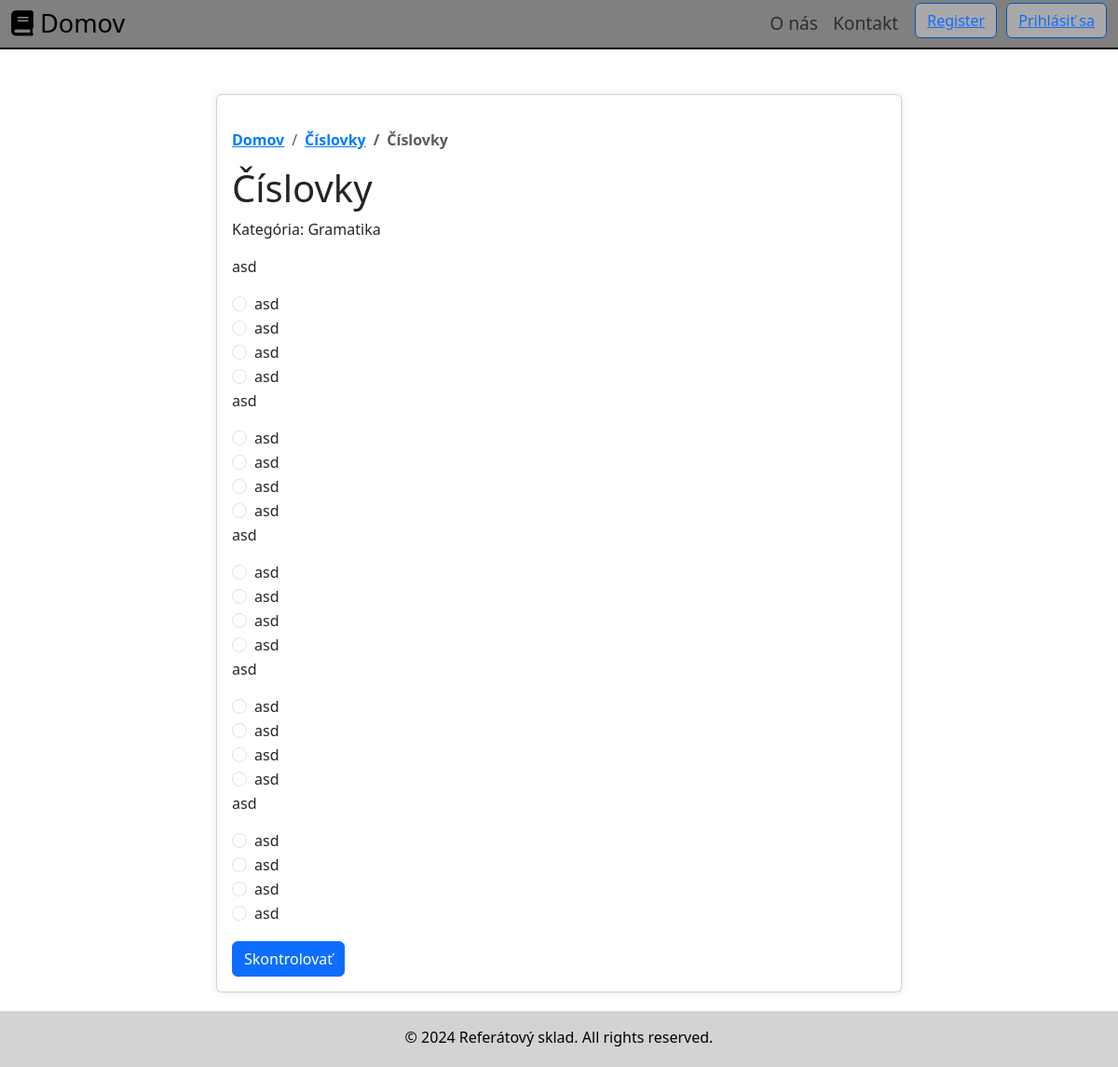
Before: /view_test.php?referat_id=18 with the older database file.
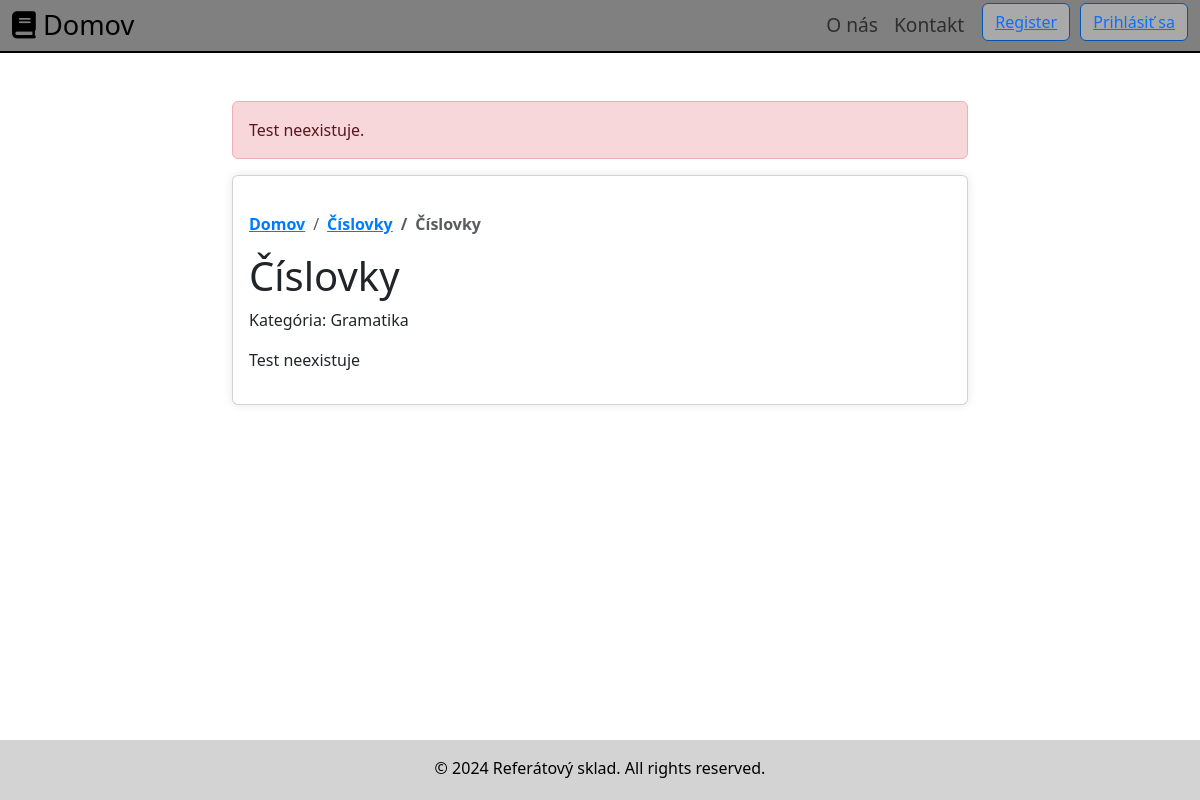
After: the same page with the newer database file.
### tables this page shows
CREATE TABLE `referaty` (
  `referat_id` int(11) NOT NULL,
  `user_id` int(11) NOT NULL,
  `category_id` int(11) NOT NULL,
  `title` varchar(128) NOT NULL,
  `created_at` timestamp NOT NULL DEFAULT current_timestamp(),
  `skola` varchar(100) NOT NULL,
  `content` longtext NOT NULL
);

CREATE TABLE `category` (
  `category_id` int(11) NOT NULL,
  `category_name` varchar(255) NOT NULL,
  `parent_category_id` int(11) DEFAULT NULL
);

CREATE TABLE `questions` (
  `question_id` int(11) NOT NULL,
  `test_id` int(11) NOT NULL,
  `question_text` text NOT NULL
);

CREATE TABLE `answers` (
  `answer_id` int(11) NOT NULL,
  `question_id` int(11) NOT NULL,
  `answer_text` text NOT NULL,
  `is_correct` tinyint(1) DEFAULT NULL
);

### view_test.php (the view, shortened to what this page needs)
<?php
$mysqli = require __DIR__ . "/connect.php";
$errors = [];
if (isset($_GET['referat_id'])) {
    $referat_id = $_GET['referat_id'];
    $sql = "SELECT referaty.*, category.category_name
            FROM referaty
            JOIN category ON referaty.category_id = category.category_id
            WHERE referaty.referat_id = $referat_id";
    $result = $mysqli->query($sql);
    if ($result && $result->num_rows > 0) {
        $paperDetails = $result->fetch_assoc();
        $testSql = "SELECT * FROM tests WHERE referat_id = $referat_id";
        $testResult = $mysqli->query($testSql);
        if ($testResult && $testResult->num_rows > 0) {
            $testDetails = $testResult->fetch_assoc();
            $questions = [];
            $answers = [];
            $questionsSql = "SELECT * FROM questions WHERE test_id = {$testDetails['test_id']}";
            $questionsResult = $mysqli->query($questionsSql);
            if ($questionsResult && $questionsResult->num_rows > 0) {
                while ($row = $questionsResult->fetch_assoc()) {
                    $questions[] = $row;
                    $answersSql = "SELECT * FROM answers WHERE question_id = {$row['question_id']}";
                    $answersResult = $mysqli->query($answersSql);
                    if ($answersResult && $answersResult->num_rows > 0) {
                        while ($answerRow = $answersResult->fetch_assoc()) {
                            $answerRow['is_selected'] = false;
                            $answers[$row['question_id']][] = $answerRow;
                        }
                    }
                }
            }
        } else {
            $errors[] = "Test neexistuje.";
        }
    } else {
        $errors[] = "Referát neexistuje.";
    }
} else {
    $errors[] = "Invalid request.";
}
?>
<!DOCTYPE html>
<html lang="sk">
<head>
    <link href="https://cdn.jsdelivr.net/npm/bootstrap@5.3.0-alpha1/dist/css/bootstrap.min.css" rel="stylesheet">
</head>
<body>
<?php require_once("header.php"); ?>
<div class="container mt-5">
    <div class="row justify-content-center">
        <div class="col-md-8">
            <?php foreach ($errors as $error): ?>
                <div class="alert alert-danger error-message" role="alert">
                    <?php echo $error; ?>
                </div>
            <?php endforeach; ?>
            <div class="card">
                <div class="card-body">
                    <nav aria-label="breadcrumb">
                        <ol class="breadcrumb">
                            <li class="breadcrumb-item"><a href="home.php">Domov</a></li>
                            <li class="breadcrumb-item"><a href="view_paper.php?referat_id=<?php echo $paperDetails['referat_id']; ?>"><?php echo $paperDetails["title"];?></a></li>
                            <li class="breadcrumb-item active" aria-current="page"><?php echo isset($paperDetails['title']) ? $paperDetails['title'] : ''; ?></li>
                        </ol>
                    </nav>
                    <h1 class="card-title"><?php echo $paperDetails['title']; ?></h1>
                    <p class="card-text">Kategória: <?php echo $paperDetails['category_name']; ?></p>
                    <?php if (!empty($questions)): ?>
                        <form method="post">
                            <?php foreach ($questions as $question): ?>
                                <p><?php echo $question['question_text']; ?></p>
                                <?php if (isset($answers[$question['question_id']])): ?>
                                    <?php foreach ($answers[$question['question_id']] as $answer): ?>
                                        <div class="form-check">
                                            <input class="form-check-input" type="radio" name="answer[<?php echo $question['question_id']; ?>]" value="<?php echo $answer['answer_id']; ?>" id="answer_<?php echo $answer['answer_id']; ?>" <?php echo $answer['is_selected'] ? 'checked' : ''; ?> required>
                                            <label class="form-check-label <?php echo $answer['is_selected'] && $answer['is_correct'] ? 'correct-answer' : ($answer['is_selected'] ? 'wrong-answer' : ''); ?>" for="answer_<?php echo $answer['answer_id']; ?>">
                                                <?php echo $answer['answer_text']; ?>
                                            </label>
                                        </div>
                                    <?php endforeach; ?>
                                <?php endif; ?>
                            <?php endforeach; ?>
                            <button type="submit" class="btn btn-primary mt-3">Skontrolovať</button>
                        </form>
                    <?php else: ?>
                        <p>Test neexistuje</p>
                    <?php endif; ?>
                </div>
            </div>
        </div>
    </div>
</div>
<footer class="text-center py-3 fixed-bottom">
    <p class="mb-0">© <?php echo date("Y"); ?> Referátový sklad. All rights reserved.</p>
</footer>
</body>
</html>

### header.php (shortened to what this page needs)
<?php
$user = [];
?>
<!DOCTYPE html>
<html lang="en">
<head>
    <link rel="stylesheet" href="https://cdnjs.cloudflare.com/ajax/libs/font-awesome/6.0.0/css/all.min.css">
    <link href="https://cdn.jsdelivr.net/npm/bootstrap@5.3.0-alpha1/dist/css/bootstrap.min.css" rel="stylesheet">
</head>
<body>
<header>
    <nav class="navbar navbar-expand-lg navbar-light bg-primary p-0 m-0">
        <div class="container-fluid">
        <a class="navbar-brand" href="home.php"><i class="fas fa-book"></i> Domov</a>
            <div class="collapse navbar-collapse" id="navbarNav">
                <ul class="navbar-nav ms-auto">
                    <li class="nav-item">
                        <a class="nav-link" href="onas.php">O nás</a>
                    </li>
                    <li class="nav-item">
                        <a class="nav-link" href="kontakt.php">Kontakt</a>
                    </li>
                    <?php if (!empty($user)): ?>
                        <li class="nav-item">
                            <a id="user-icon" class="nav-link" href="profile.php"><i class="fas fa-user"></i> <?php echo $user["name"]; ?></a>
                        </li>
                        <li class="nav-item">
                            <button class="btn btn-outline-danger"><a href="logout.php">Odhlásiť</a></button>
                        </li>
                        <li class="nav-item">
                            <button class="btn btn-outline-success"><a href="referaty.php">Pridaj referáty</a></button>
                        </li>
                    <?php else: ?>
                        <li class="nav-item">
                            <button class="btn btn-outline-primary custom-search-button"><a href="register.php">Register</a></button>
                        </li>
                        <li class="nav-item">
                            <button class="btn btn-outline-primary custom-search-button"><a href="login.php">Prihlásiť sa</a></button>
                        </li>
                    <?php endif; ?>
                </ul>
            </div>
        </div>
    </nav>
</header>
</body>
</html>

### view_test.php (style rules this page uses)
html { position: relative; min-height: 100%; }
body { margin-bottom: 60px; }
footer { position: absolute; bottom: 0; width: 100%; height: 60px; background-color: lightgrey; color: black; }
.card { padding-top: 20px; margin-bottom: 80px; border-radius: 5px; box-shadow: 0 0 10px rgba(0, 0, 0, 0.1); }
.breadcrumb { background-color: transparent; }
.breadcrumb-item a, .breadcrumb-item.active { color: #007bff; font-weight: bold; }
.breadcrumb-item.active { color: #000; }
.error-message { color: #dc3545; }

### header.php (style rules this page uses)
.container-fluid { text-align: center; background-color: gray; color: #0056b3; }
.navbar-brand { font-size: 1.7rem; }
.nav-link { font-size: 1.2rem; }
.btn-outline-primary, .btn-outline-info, .btn-outline-success, .btn-outline-danger { background-color: darkgrey; border-color: #0056b3; margin-left: 10px; }
button.btn-outline-danger, button.btn-outline-success, .btn { text-decoration: none; }
header { border-bottom: 2px solid black; }

Changed rows visible on the page:
removed questions: question_text "asd"
removed answers: question_id "☐ asd", answer_text "asd"
removed answers: question_id "☐ asd", answer_text "asd"
removed answers: question_id "☐ asd", answer_text "asd"
removed answers: question_id "☐ asd", answer_text "asd"
removed questions: question_text "asd"
removed answers: question_id "☐ asd", answer_text "asd"
removed answers: question_id "☐ asd", answer_text "asd"
removed answers: question_id "☐ asd", answer_text "asd"
removed answers: question_id "☐ asd", answer_text "asd"
removed questions: question_text "asd"
removed answers: question_id "☐ asd", answer_text "asd"
removed answers: question_id "☐ asd", answer_text "asd"
removed answers: question_id "☐ asd", answer_text "asd"
removed answers: question_id "☐ asd", answer_text "asd"
removed questions: question_text "asd"
removed answers: question_id "☐ asd", answer_text "asd"
removed answers: question_id "☐ asd", answer_text "asd"
removed answers: question_id "☐ asd", answer_text "asd"
removed answers: question_id "☐ asd", answer_text "asd"
removed questions: question_text "asd"
removed answers: question_id "☐ asd", answer_text "asd"
removed answers: question_id "☐ asd", answer_text "asd"
removed answers: question_id "☐ asd", answer_text "asd"
removed answers: question_id "☐ asd", answer_text "asd"
Other visible differences:
new list line: "Test neexistuje."
text no longer shown: "Skontrolovať"
text now shown: "Test neexistuje"
